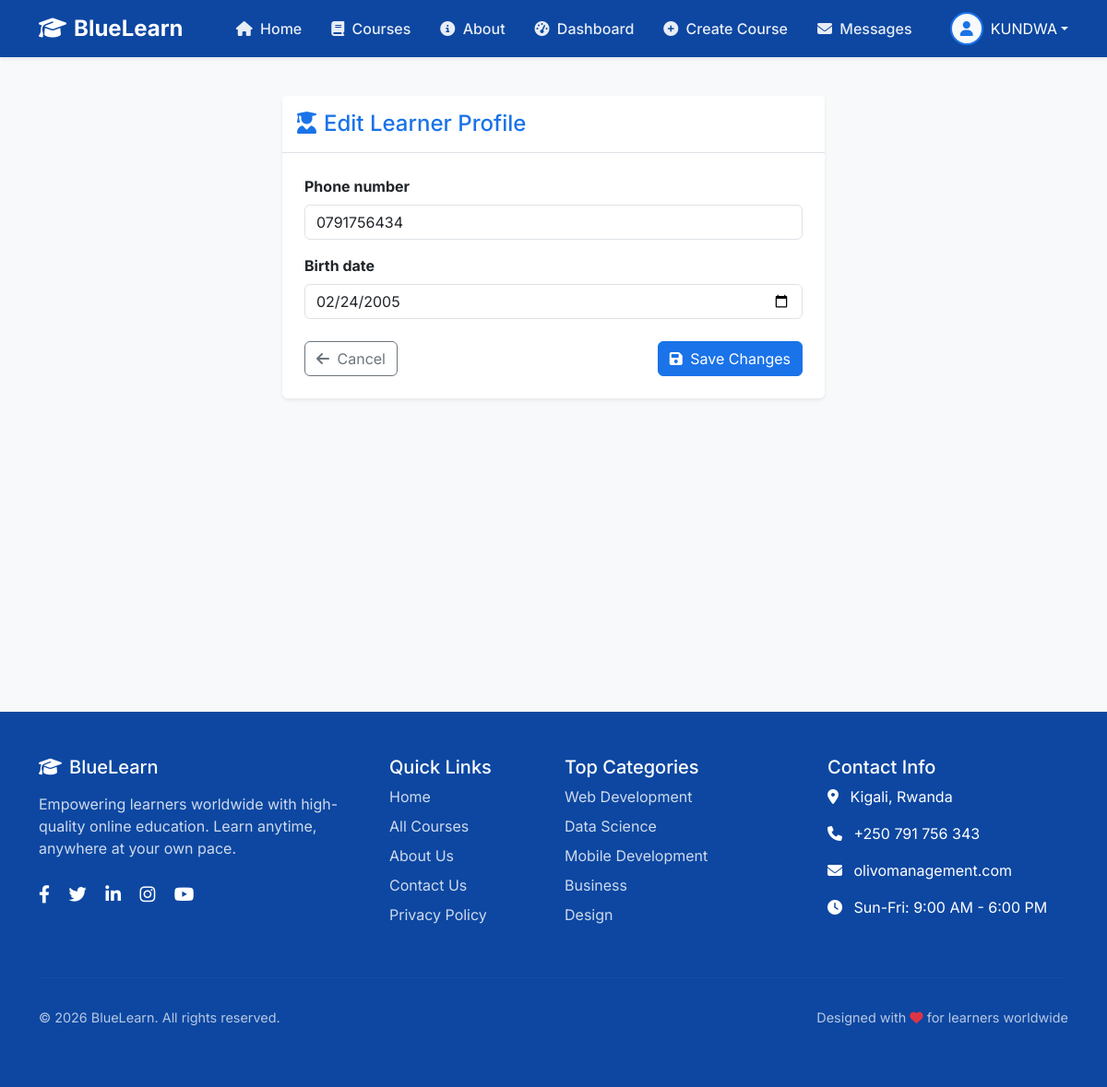
The page /accounts/profile/edit/ (signed in) on the database its author committed.
### accounts/models.py (models this page shows, shortened)
class User(AbstractUser):
    USER_TYPE_CHOICES = (
        ('learner', 'Learner'),
        ('instructor', 'Instructor'),
        ('admin', 'Admin'),
    )
    user_type = models.CharField(max_length=20, choices=USER_TYPE_CHOICES)
    email = models.EmailField(unique=True)
    @property
    def is_instructor(self):
        return self.user_type == 'instructor'

class Learner(models.Model):
    user = models.OneToOneField(User, on_delete=models.CASCADE, related_name='learner_profile')
    partner = models.ForeignKey(
        'partern.TenantPartner',
        on_delete=models.SET_NULL,
        related_name='students',
        null=True,
        blank=True,
        help_text="Partner organization this student belongs to"
    )
    phone_number = models.CharField(max_length=15, blank=True)
    registration_number = models.CharField(max_length=50, unique=True, blank=True, null=True)
    enrolled_courses = models.ManyToManyField('courses.Course', related_name='learners', blank=True)
    created_at = models.DateTimeField(auto_now_add=True)
    birth_date = models.DateField(null=True, blank=True)
    updated_at = models.DateTimeField(auto_now=True)
    class Meta:
        verbose_name = "Learner"
        verbose_name_plural = "Learners"
        ordering = ['-created_at']

### accounts/views.py (the view)
# urls.py: path('profile/edit/', learner_edit_profile, name='edit_profile'),
@login_required
@learner_required
def learner_edit_profile(request):
    if not request.user.is_authenticated or not hasattr(request.user, 'learner_profile'):
        return redirect('accounts:login')
    learner = request.user.learner_profile
    if request.method == 'POST':
        form = LearnerForm(request.POST, request.FILES, instance=learner)
        if form.is_valid():
            form.save()
            messages.success(request, "Profile updated successfully.")
            return redirect('accounts:profile')
    else:
        form = LearnerForm(instance=learner)
    return render(request, 'accounts/learner_edit_profile.html', {'form': form})

### accounts/form.py
class LearnerForm(forms.ModelForm):
    class Meta:
        model = Learner
        fields = ['phone_number', 'birth_date']
        widgets = {
            'phone_number': forms.TextInput(attrs={'class': 'form-control'}),
            'birth_date': forms.DateInput(attrs={'class': 'form-control', 'type': 'date'}),
        }

### accounts/decorator.py (called while the page is built)
def learner_required(view_func):
    @wraps(view_func)
    def _wrapped_view(request, *args, **kwargs):
        if not request.user.is_authenticated:
            return redirect('accounts:login')
        if hasattr(request.user, 'learner_profile'):
            return view_func(request, *args, **kwargs)
        if request.user.user_type == 'learner':
            Learner.objects.create(user=request.user)
            return view_func(request, *args, **kwargs)
        return redirect('home')
    return _wrapped_view

### superadmin_dashboard/context_processors.py (called while the page is built)
def global_context_data(request):
    if request.user.is_authenticated:
        unread_messages_count = DirectMessage.objects.filter(recipient=request.user, is_read=False).count()
        context = {
            'unread_messages_count': unread_messages_count,
        }
        if request.user.is_superuser:
            unread_notifications = Notification.objects.filter(user=request.user, is_read=False)
            context['unread_notifications_count'] = unread_notifications.count()
            context['recent_notifications'] = Notification.objects.filter(user=request.user).order_by('-created_at')[:5]
        return context
    return {
        'unread_notifications_count': 0,
        'recent_notifications': [],
        'unread_messages_count': 0
    }

### accounts/templates/accounts/learner_edit_profile.html (shortened to what this page needs)
{% extends 'courses/base.html' %}
{% block content %}
<div class="row justify-content-center mt-5">
    <div class="col-md-8 col-lg-6">
        <div class="card shadow-sm border-0">
            <div class="card-header bg-white border-bottom py-3">
                <h4 class="mb-0 text-primary">
                    <i class="fas fa-user-graduate me-2"></i>Edit Learner Profile
                </h4>
            </div>
            <div class="card-body p-4">
                <form method="post" enctype="multipart/form-data">
                    {% for field in form %}
                    <div class="mb-3">
                        <label for="{{ field.id_for_label }}" class="form-label fw-bold">{{ field.label }}</label>
                        {{ field }}
                    </div>
                    {% endfor %}
                    <div class="d-flex justify-content-between mt-4">
                        <a href="{% url 'accounts:profile' %}" class="btn btn-outline-secondary">
                            <i class="fas fa-arrow-left me-1"></i> Cancel
                        </a>
                        <button type="submit" class="btn btn-primary">
                            <i class="fas fa-save me-1"></i> Save Changes
                        </button>
                    </div>
                </form>
            </div>
        </div>
    </div>
</div>
{% endblock %}

### courses/templates/courses/base.html (shortened to what this page needs)
<!DOCTYPE html>
<html lang="en">
<head>
    <link href="https://cdn.jsdelivr.net/npm/bootstrap@5.3.0/dist/css/bootstrap.min.css" rel="stylesheet">
    <link rel="stylesheet" href="https://cdnjs.cloudflare.com/ajax/libs/font-awesome/6.4.0/css/all.min.css">
</head>
<body>
    <nav class="navbar navbar-expand-lg navbar-dark fixed-top shadow-sm" style="background-color: var(--dark-blue);">
        <div class="container">
            <a class="navbar-brand" href="{% url 'home' %}">
                <i class="fas fa-graduation-cap me-2"></i>Blue<span>Learn</span>
            </a>
            <div class="collapse navbar-collapse" id="navbarNav">
                <ul class="navbar-nav mx-auto">
                    <li class="nav-item">
                        <a class="nav-link {% if request.resolver_match.url_name == 'home' %}active{% endif %}"
                            href="{% url 'home' %}">
                            <i class="fas fa-home me-1"></i> Home
                        </a>
                    </li>
                    <li class="nav-item">
                        <a class="nav-link {% if 'course' in request.resolver_match.url_name %}active{% endif %}"
                            href="{% url 'course_list' %}">
                            <i class="fas fa-book me-1"></i> Courses
                        </a>
                    </li>
                    <li class="nav-item">
                        <a class="nav-link text-white" href="{% url 'accounts:about' %}">
                            <i class="fas fa-info-circle me-1"></i> About
                        </a>
                    </li>
                    {% if user.is_authenticated %}
                    {% if user.is_instructor or user.is_admin_user %}
                    <li class="nav-item">
                        <a class="nav-link {% if 'dashboard' in request.path %}active{% endif %}"
                            href="{% url 'instructor_dashboard' %}">
                            <i class="fas fa-tachometer-alt me-1"></i> Dashboard
                        </a>
                    </li>
                    <li class="nav-item">
                        <a class="nav-link {% if 'create' in request.path %}active{% endif %}"
                            href="{% url 'create_course' %}">
                            <i class="fas fa-plus-circle me-1"></i> Create Course
                        </a>
                    </li>
                    <li class="nav-item">
                        <a class="nav-link {% if 'messages' in request.path %}active{% endif %}"
                            href="{% url 'instructor_messages' %}">
                            <i class="fas fa-envelope me-1"></i> Messages
                        </a>
                    </li>
                    {% endif %}
                    {% endif %}
                </ul>
                <div class="d-flex align-items-center">
                    {% if user.is_authenticated %}
                    <div class="dropdown profile-dropdown">
                        <a href="#" class="d-flex align-items-center text-decoration-none dropdown-toggle text-white"
                            data-bs-toggle="dropdown">
                            {% if user.profile_picture %}
                            <img src="{{ user.profile_picture.url }}" alt="Profile"
                                class="profile-img me-2 border-white">
                            {% else %}
                            <div
                                class="profile-img bg-light text-primary d-flex align-items-center justify-content-center me-2">
                                <i class="fas fa-user"></i>
                            </div>
                            {% endif %}
                            <span class="d-none d-md-inline">{{ user.first_name|default:user.username }}</span>
                        </a>
                    </div>
                    {% endif %}
                </div>
            </div>
        </div>
    </nav>
    <div class="main-content">
        {% block content %}{% endblock %}
    </div>
    <footer class="py-5 mt-5">
        <div class="container">
            <div class="row">
                <div class="col-lg-4 col-md-6 mb-4">
                    <h5 class="mb-3">
                        <i class="fas fa-graduation-cap me-2"></i>BlueLearn
                    </h5>
                    <p class="mb-4" style="color: rgba(255, 255, 255, 0.8);">
                        Empowering learners worldwide with high-quality online education.
                        Learn anytime, anywhere at your own pace.
                    </p>
                    <div class="social-icons">
                        <a href="#" class="me-3"><i class="fab fa-facebook-f"></i></a>
                        <a href="#" class="me-3"><i class="fab fa-twitter"></i></a>
                        <a href="#" class="me-3"><i class="fab fa-linkedin-in"></i></a>
                        <a href="#" class="me-3"><i class="fab fa-instagram"></i></a>
                        <a href="#"><i class="fab fa-youtube"></i></a>
                    </div>
                </div>
                <div class="col-lg-2 col-md-6 mb-4">
                    <h5>Quick Links</h5>
                    <ul class="footer-links">
                        <li><a href="{% url 'home' %}">Home</a></li>
                        <li><a href="{% url 'course_list' %}">All Courses</a></li>
                        <li><a href="{% url 'accounts:about' %}">About Us</a></li>
                        <li><a href="#">Contact Us</a></li>
                        <li><a href="#">Privacy Policy</a></li>
                    </ul>
                </div>
                <div class="col-lg-3 col-md-6 mb-4">
                    <h5>Top Categories</h5>
                    <ul class="footer-links">
                        <li><a href="#">Web Development</a></li>
                        <li><a href="#">Data Science</a></li>
                        <li><a href="#">Mobile Development</a></li>
                        <li><a href="#">Business</a></li>
                        <li><a href="#">Design</a></li>
                    </ul>
                </div>
                <div class="col-lg-3 col-md-6 mb-4">
                    <h5>Contact Info</h5>
                    <ul class="footer-links">
                        <li class="mb-3">
                            <i class="fas fa-map-marker-alt me-2"></i>
                            Kigali, Rwanda
                        </li>
                        <li class="mb-3">
                            <i class="fas fa-phone me-2"></i>
                            +250 791 756 343
                        </li>
                        <li class="mb-3">
                            <i class="fas fa-envelope me-2"></i>
                            olivomanagement.com
                        </li>
                        <li>
                            <i class="fas fa-clock me-2"></i>
                            Sun-Fri: 9:00 AM - 6:00 PM
                        </li>
                    </ul>
                </div>
            </div>
            <hr style="border-color: rgba(255, 255, 255, 0.1);">
            <div class="row pt-3">
                <div class="col-md-6 text-center text-md-start">
                    <p class="copyright">
                        &copy; {% now "Y" %} BlueLearn. All rights reserved.
                    </p>
                </div>
                <div class="col-md-6 text-center text-md-end">
                    <p class="copyright">
                        Designed with <i class="fas fa-heart text-danger"></i> for learners worldwide
                    </p>
                </div>
            </div>
        </div>
    </footer>
</body>
</html>

### courses/templates/courses/base.html (style rules this page uses)
:root { --primary-blue: #1a73e8; --dark-blue: #0d47a1; --light-blue: #e8f0fe; --primary-light: #f8f9fa; --text-dark: #202124; --text-light: #5f6368; --border-color: #dadce0; }
body { font-family: 'Inter', sans-serif; color: var(--text-dark); background-color: #f8f9fa; padding-top: 56px; }
.navbar-brand { font-weight: 700; color: #fff !important; font-size: 1.5rem; }
.navbar-brand span { color: #fff !important; }
.nav-link { font-weight: 500; color: rgba(255, 255, 255, 0.9) !important; margin: 0 8px; }
.profile-dropdown { margin-left: auto; }
.profile-img { width: 36px; height: 36px; border-radius: 50%; object-fit: cover; border: 2px solid var(--primary-blue); }
footer { background-color: var(--dark-blue); color: white; margin-top: auto; }
.footer-links { list-style: none; padding-left: 0; }
.footer-links li { margin-bottom: 0.5rem; }
.footer-links a { color: rgba(255, 255, 255, 0.8); text-decoration: none; transition: color 0.3s; }
.social-icons a { color: white; font-size: 1.2rem; margin-right: 15px; transition: color 0.3s; }
.copyright { color: rgba(255, 255, 255, 0.7); font-size: 0.9rem; }
.text-primary { color: var(--primary-blue) !important; }
.btn-primary { background-color: var(--primary-blue); border-color: var(--primary-blue); }
.main-content { min-height: calc(100vh - 180px); }

### rows shown on the page
User: first_name "KUNDWA"
Learner: form "0791756434" "02/24/2005"

### other values the page prints
{{ field.label }} "Phone number" "Birth date"
